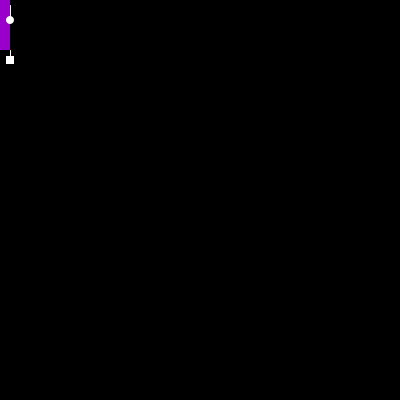
Frame 1 (no input)
Frame 60 (the mouse pressed at the canvas centre just before this capture): identical to frame 1, image omitted
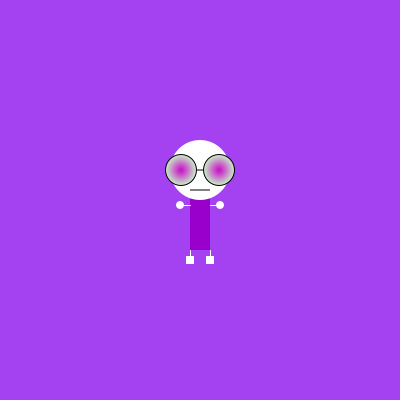
Frame 120 (the mouse held since frame 60 and released just before this capture)

The Processing sketch that drew these frames (run headless with seeded random() and noise(); from frame 60 on, the mouse is pressed at the canvas centre):

// Processing sketch: processing_5867
// ── processing_5867.pde

  float r = 0;
  float g = 0;
  float b = 0;
  boolean handup = false;

void setup() {
  size(400,400);
  smooth();
  frameRate(20);
}

void draw() {
  // Background
  background(r,g,b);
  
  // Set Center
  ellipseMode(CENTER);
  rectMode(CENTER);
  
  // Zogg
  // Body
  noStroke();
  fill(#9900CC);
  rect(mouseX,mouseY,20,100);
  
  // Head
  noStroke();
  fill(255);
  ellipse(mouseX,mouseY-30,60,60);
  
  // Mouth
  noStroke();
  fill(0);
  rect(mouseX, mouseY-10,20,1);
  
  // Loop Glasses
  int posX = 16;
  while (posX > 1) {
    noStroke();
    
    if (posX == 16) {
      fill(0);
    }
    else {
      fill(mouseX,posX * 15,mouseY);
    }
    ellipse(mouseX-19,mouseY-30,posX*2,posX*2);
    ellipse(mouseX+19,mouseY-30,posX*2,posX*2);
    posX = posX - 1;
  }
  
  noStroke();
  fill(0);
  rect(mouseX,mouseY-30,6,1);
  
  // Legs
  stroke(255);
  line(mouseX-10,mouseY+50,pmouseX-10,pmouseY+60);
  line(mouseX+10,mouseY+50,pmouseX+10,pmouseY+60);
  
  // Shoes
  noStroke();
  fill(255);
  rect(pmouseX-10,pmouseY+60,8,8);
  rect(pmouseX+10,pmouseY+60,8,8);
  
  if (handup == true) {
    // Handup=true
    // Arms
    stroke(255);
    line(mouseX-10,mouseY+5,pmouseX-20,pmouseY+5);
    line(mouseX+10,mouseY+5,pmouseX+20,pmouseY+5);
    
    // Hands
    noStroke();
    fill(255);
    ellipse(pmouseX-20,pmouseY+5,8,8);
    ellipse(pmouseX+20,pmouseY+5,8,8);
  }
  else {
    // Handup=false
    // Arms
    stroke(255);
    line(mouseX-10,mouseY+5,pmouseX-10,pmouseY+20);
    line(mouseX+10,mouseY+5,pmouseX+10,pmouseY+20);
    
    // Hands
    noStroke();
    fill(255);
    ellipse(pmouseX-10,pmouseY+20,8,8);
    ellipse(pmouseX+10,pmouseY+20,8,8);
  }
}

  void mousePressed() {
    r = random(255);
    g = random(255);
    b = random(255);
    
    if (handup == true) {
      handup=false;
    }
    else {
      handup=true;
    }
    
     println("i can dance with headache!");     
}
